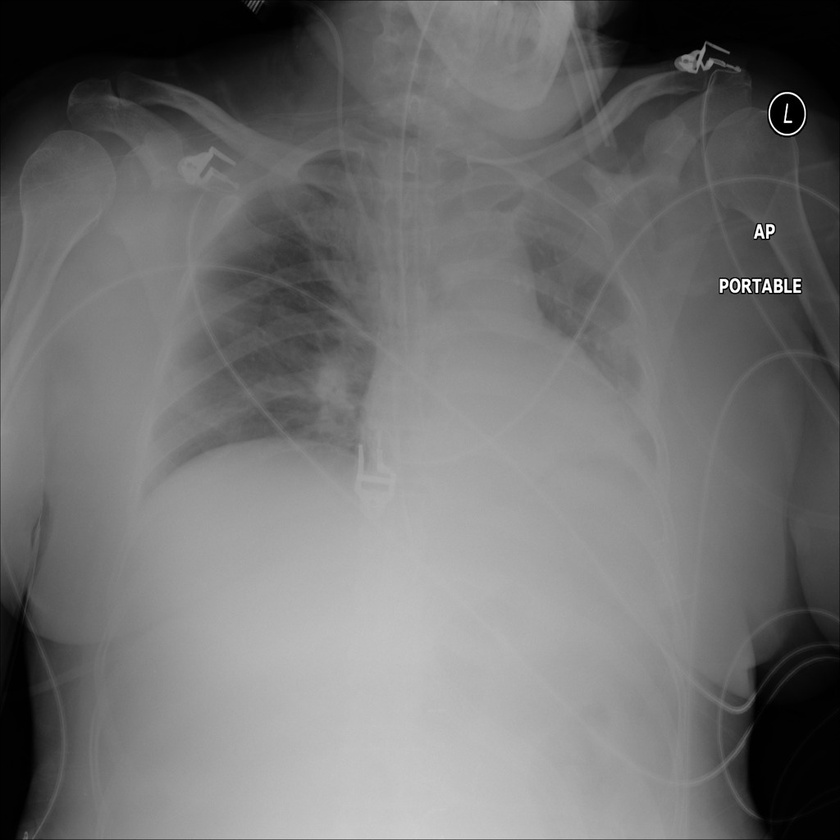
#> input picture sample_dataset/0a7b0cc8-af04-4d2c-9267-6fdfb05f48f2.jpg, 840 x 840 px, shrunk from 1024 x 1024 before the run, given in place of 0ffcc21e-3dcb-4ca7-950b-856388a34d65.jpg, which was not available
$ jupyter execute image_processing_pipeline.ipynb   (text cells are left out)
#> lines starting #> are read from the running program, lines starting #| are printed output that depends on the picture; after the words box and inside, x2 and y2 are one past the last pixel; in counts of white or black regions, pixels touching at a corner belong together; pictures that were not available may be replaced by others from this repository, and a replacement may not be noted
[cell 1]
import os
from glob import glob
import numpy as np
from typing import List
import matplotlib.pyplot as plt

[cell 2]
images = glob("covidxpert/sample_dataset/*")

[cell 3]
real_bad_path = "covidxpert/sample_dataset/0ffcc21e-3dcb-4ca7-950b-856388a34d65.jpg"
bad_path = "covidxpert/sample_dataset/0b3b1768-5926-4084-bed0-ad9ae886d13a.jpg"
medium_path = "covidxpert/sample_dataset/0abbde89-55e8-4b25-ba9b-17a99f84bae0.jpg"
good_path = "covidxpert/sample_dataset/0000a175-0e68-4ca4-b1af-167204a7e0bc.jpg"

[cell 4]
import cv2

def load_image(path:str)->np.ndarray:
  """Return normalized image at given path."""
  image = cv2.imread(path,0)
#> image is the input picture: shape (840, 840); min 0, max 255, mean 112.5
  image = (image - image.min()) / (image.max() - image.min())
  return np.pad(image, 10)

[cell 5]
def get_convex_mask_threshold(image:np.ndarray)->float:
  """Return the threshold curresponding to the histogram peak."""
  counts, values = np.histogram(image, bins=100)
  return values[np.argmax(counts)]

[cell 6]
def can_crop(image:np.ndarray, threshold:int=50)->bool:
  """Return a boolean representing if the histogram peak is relatively low."""
  return get_convex_mask_threshold(image) < threshold

[cell 7]
from skimage.morphology import convex_hull_image

def convex_mask(image:np.ndarray)->np.ndarray:
  """Return image convex mask."""
  return convex_hull_image(image > 0)

[cell 8]
from skimage.feature import corner_harris, corner_peaks, corner_subpix

def get_corners(image:np.ndarray, chull:np.ndarray)->List:
  """Return image corners."""
  return corner_peaks(corner_harris(chull), min_distance=1)

[cell 9]
def get_bounding_box_extremes(chull:np.ndarray):
  indexes = np.where(chull > 0)
  min_x, min_y = np.min(indexes, axis=1)
  max_x, max_y = np.max(indexes, axis=1)
  return min_x, min_y, max_x, max_y

[cell 10]
def cut_bounding_box(image:np.ndarray, chull:np.ndarray)->np.ndarray:
  """Cut the image using the given bounding box."""
  min_x, min_y, max_x, max_y = get_bounding_box_extremes(chull)
  return image[min_x:max_x, min_y:max_y]

[cell 11]
def transpose_corners(corners:np.ndarray, chull:np.ndarray)->np.ndarray:
  min_x, min_y, _, _ = get_bounding_box_extremes(chull)
  return corners - (min_x, min_y)

[cell 12]
def sort_corners(corners:np.ndarray)->np.ndarray:
  corners_list = corners.tolist()

  top_left_index = np.argmin(np.sum(corners, axis=1))
  top_left = corners_list[top_left_index]

  bottom_right_index = np.argmax(np.sum(corners, axis=1))
  bottom_right = corners_list[bottom_right_index]

  corners_list.remove(bottom_right)
  corners_list.remove(top_left)

  corners = np.array(corners_list)

  bottom_left = corners_list.pop(np.argmin(corners[:, 0]))

  # Getting the botton right corner
  top_right = corners_list.pop()

  return top_left, bottom_left, bottom_right, top_right

[cell 13]
def perspective_correction(image:np.ndarray):
  chull = convex_mask(image)
  corners = get_corners(image, chull)
  image = cut_bounding_box(image, chull)
  corners = transpose_corners(corners, chull)
  corners = np.float32(sort_corners(corners))
  new_corners = np.float32([
    [0.0, 0.0], # top_left,
    [0.0, image.shape[1]], #top_right
    [image.shape[0], image.shape[1]], #bottom_right,
    [image.shape[0], 0], # bottom_left,
  ])
  new_corners = np.float32([
    (x, y) for y, x in new_corners.tolist()
  ])
  corners = np.float32([
    (x, y) for y, x in corners.tolist()
  ])
  M, _ = cv2.findHomography(
      corners,
      new_corners
  )
  return cv2.warpPerspective(image, M, (image.shape[1], image.shape[0]))

[cell 14]
import cv2

real_bad = load_image(real_bad_path)
bad = load_image(bad_path)
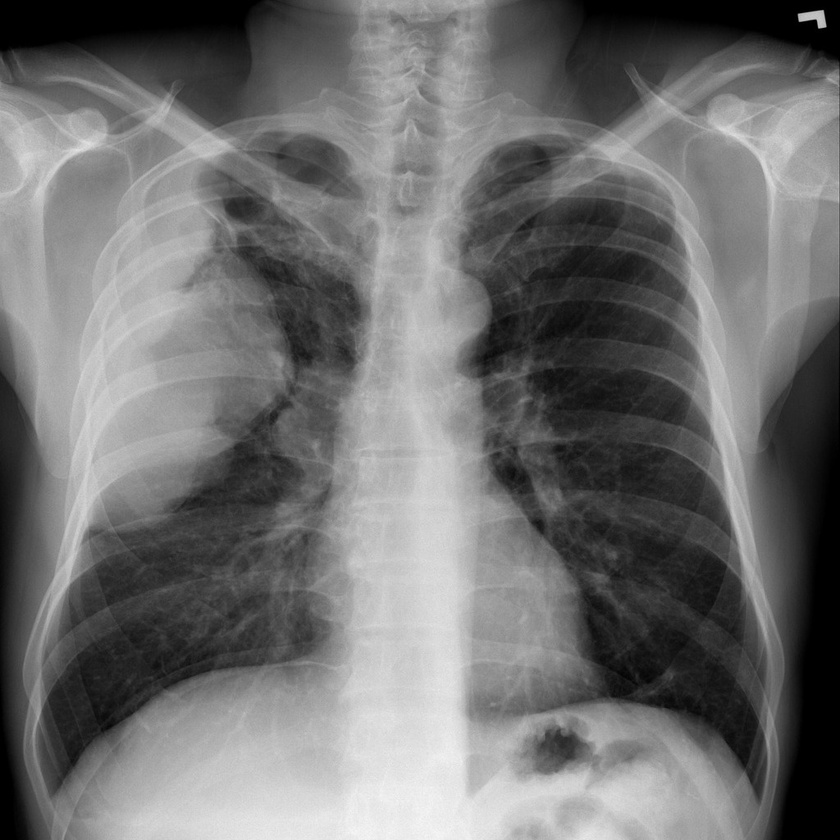
#> input picture sample_dataset/0affd017-4c75-4cf8-9c30-e33c5d853f11.jpg, 840 x 840 px, shrunk from 1024 x 1024 before the run, given in place of 0b3b1768-5926-4084-bed0-ad9ae886d13a.jpg, which was not available
#> in load_image, image is the input picture: shape (840, 840); min 0, max 247, mean 111.8
medium = load_image(medium_path)
good = load_image(good_path)
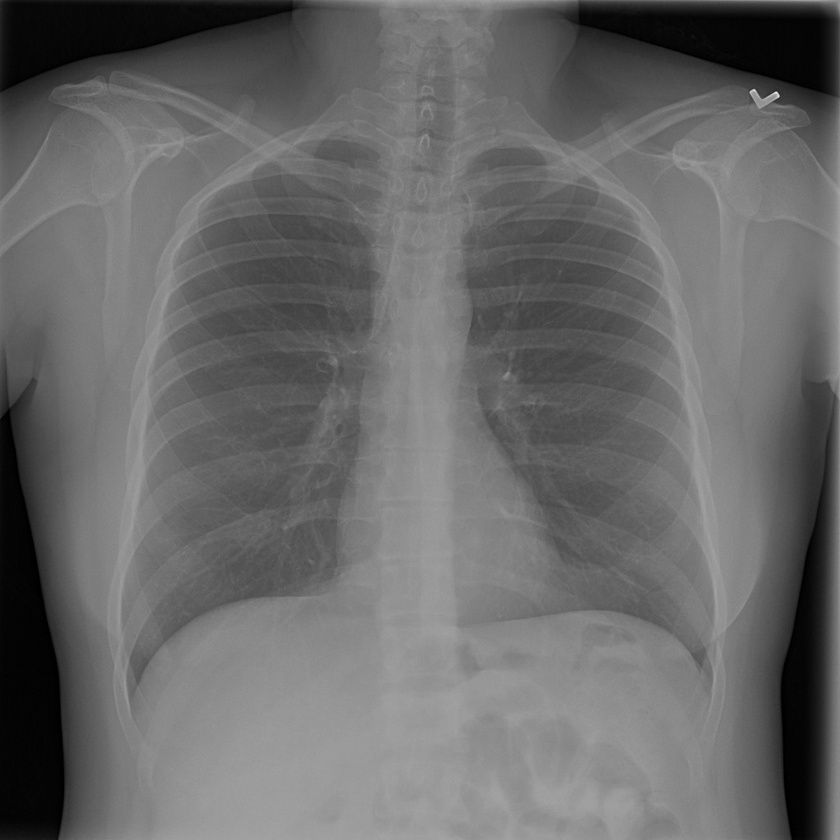
#> input picture sample_dataset/0000a175-0e68-4ca4-b1af-167204a7e0bc.jpg, 840 x 840 px, shrunk from 1024 x 1024 before the run, found by its file name
#> in load_image, image is the input picture: shape (840, 840); min 0, max 244, mean 104.6
#> in load_image (call 4), `return np.pad(image, 10)`:
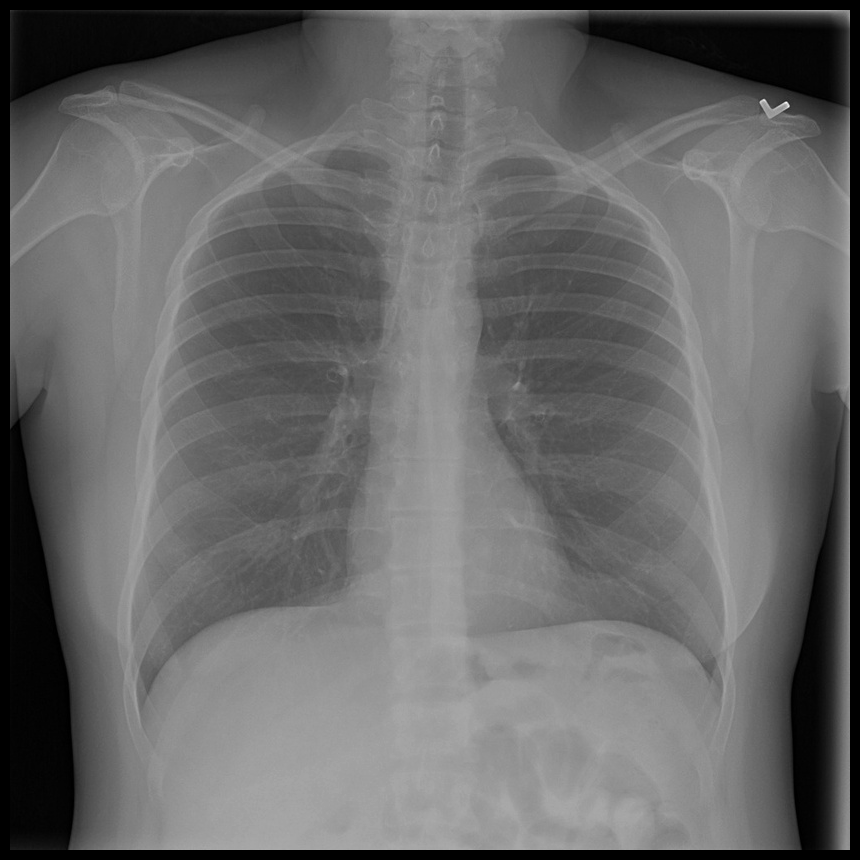
#> returned value: shape (860, 860) float64; min 0, max 1, mean 0.409

[cell 15]
for image in (real_bad, bad, medium, good):
  plt.imshow(image, cmap="gray")
  plt.show()
  plt.imshow(perspective_correction(image), cmap="gray")
  plt.show()
#> this loop made 4 passes
#> pass 1, in perspective_correction, `chull = convex_mask(image)`:
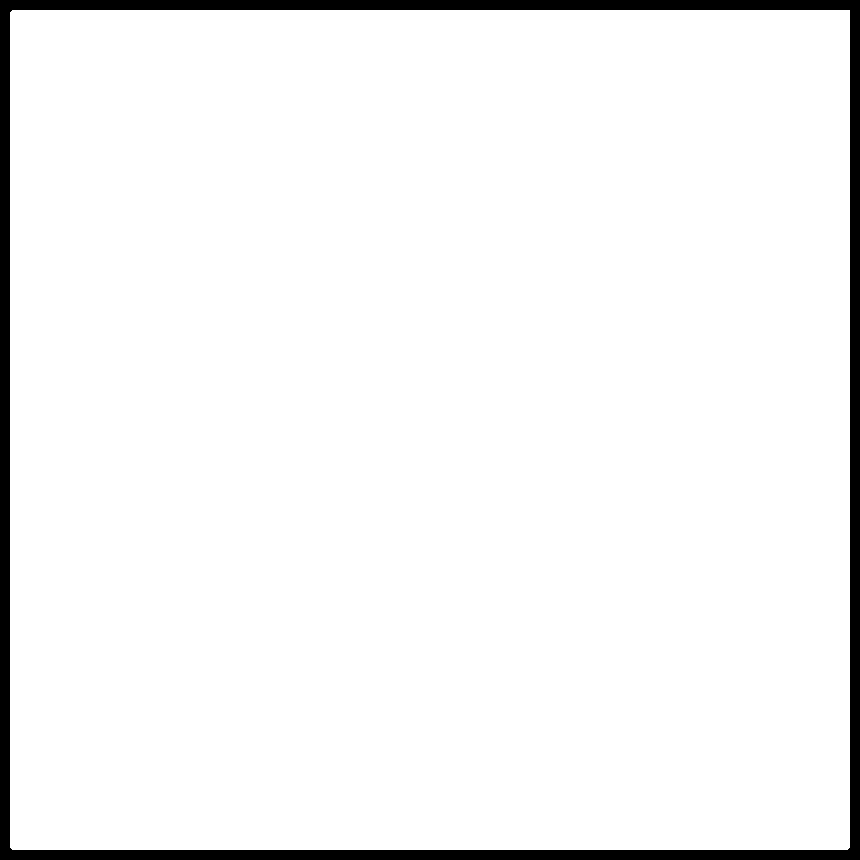
#> chull: shape (860, 860) bool; 95.4% white; 1 black region, box (x1, y1, x2, y2) and area: (0, 0, 860, 860) 34009
#> pass 1, `plt.show()`:
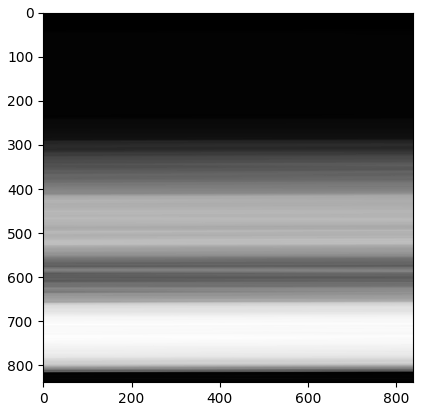
#> figure drawn by matplotlib, 1 panel
#> pass 2, in perspective_correction (call 2), `chull = convex_mask(image)`:
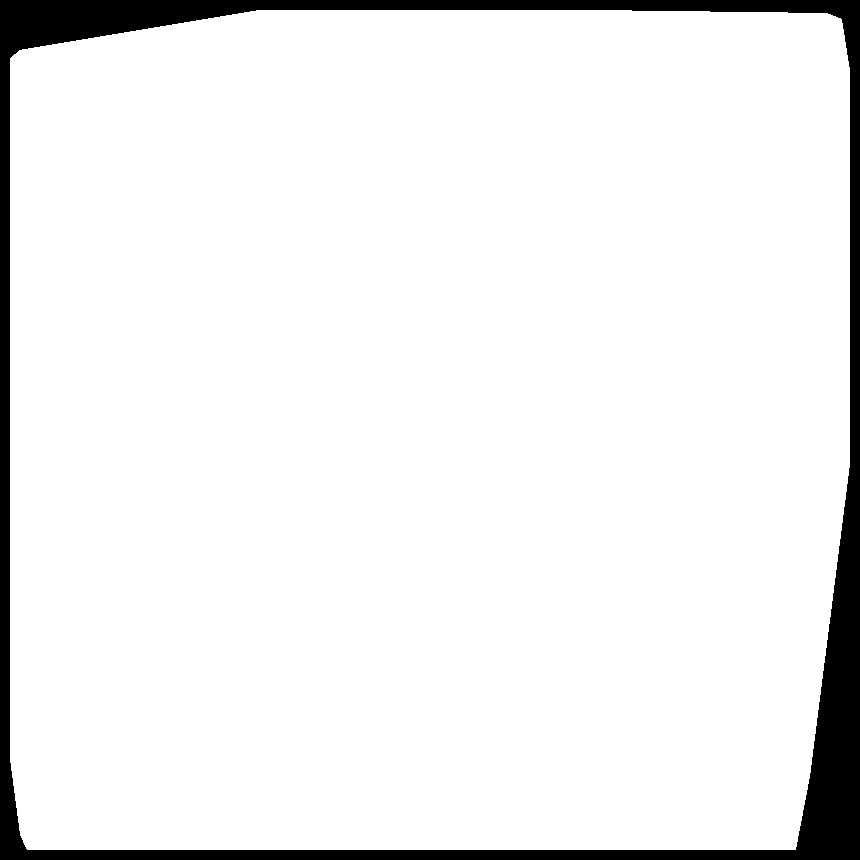
#> chull: shape (860, 860) bool; 93.2% white; 1 black region, box (x1, y1, x2, y2) and area: (0, 0, 860, 860) 50201
#> pass 2, `plt.show()`:
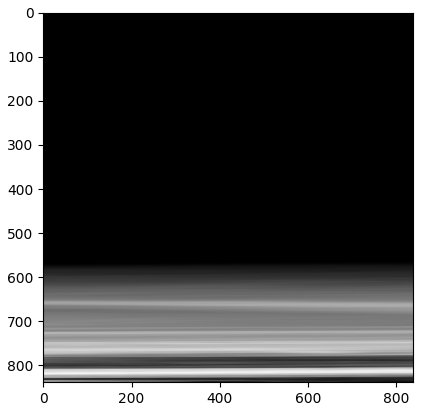
#> figure drawn by matplotlib, 1 panel
